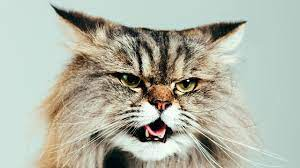
%> input picture exe_pictures/cat.jpeg, 300 x 168 px
$ octave main.m   (GNU Octave 9; MATLAB toolbox functions it lacks are replaced by stand-ins)
%> lines starting %> are read from the running program, lines starting %| are printed output that depends on the picture
%{
Electronics Measurements Final Project:
Name:	Itzhak Shmueli
File Name: main
This file is used to run the scripts for final project.
%}
%% Convert image to gray levels
img = imread('cat.jpeg');      % Read an image
%> img is the input picture: size 168x300x3 uint8; mean R, G, B 176.1, 179.8, 166
figure(1);
img=rgb2gray(img);
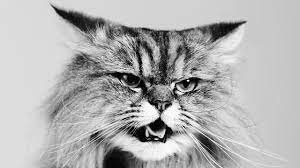
%> img: size 168x300 uint8; min 0, max 255, mean 177.2
imshow(img);            % Show the image in gray level
imwrite(img,'imtoGray.png');

%% Calling 'compression' to make compression by 1:n ratio
img = imread('cat.jpeg');                % Read an image
obj1=compression;                           % Calling 'compression' class
obj1.One_to_n_image_compression(img,4);    % Naking compression to the image by function
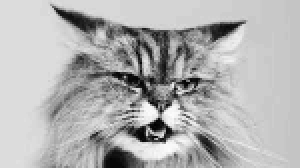
%> saved as 4_ img_comp.png: size 168x300 uint8; min 0, max 252, mean 177.6
% When running the section,the result image may appear in the main file folder


%% Calling 'Noise_adder' to add a noise to image
img = imread('view.jpeg');      % Read an image
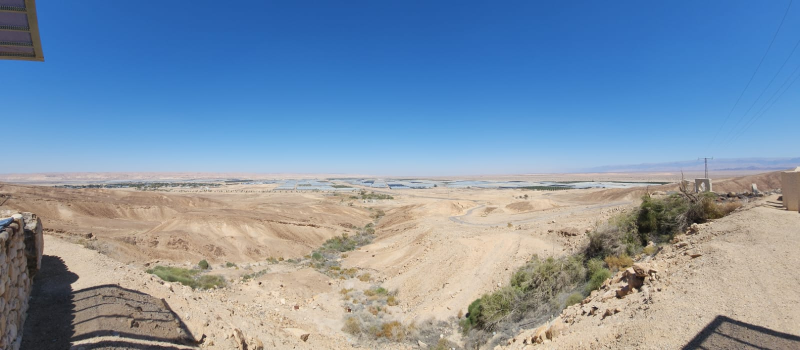
%> input picture exe_pictures/view.jpeg, 1600 x 700 px (shown at 1/2 size)
%> img is the input picture: size 700x1600x3 uint8; mean R, G, B 127.8, 148.1, 169.8
obj2=Noise_adder;               % Calling 'Noise_adder' class
SNR=16;
%> (the run ends here)
